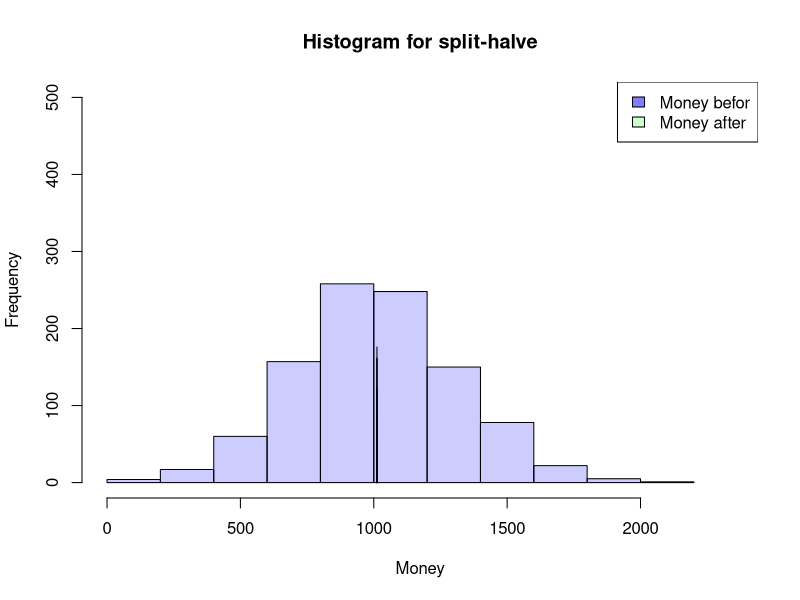
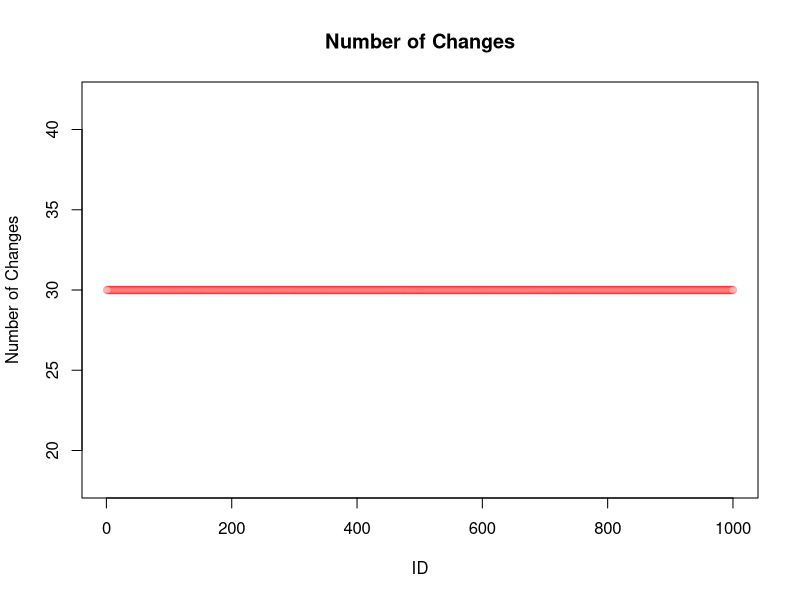
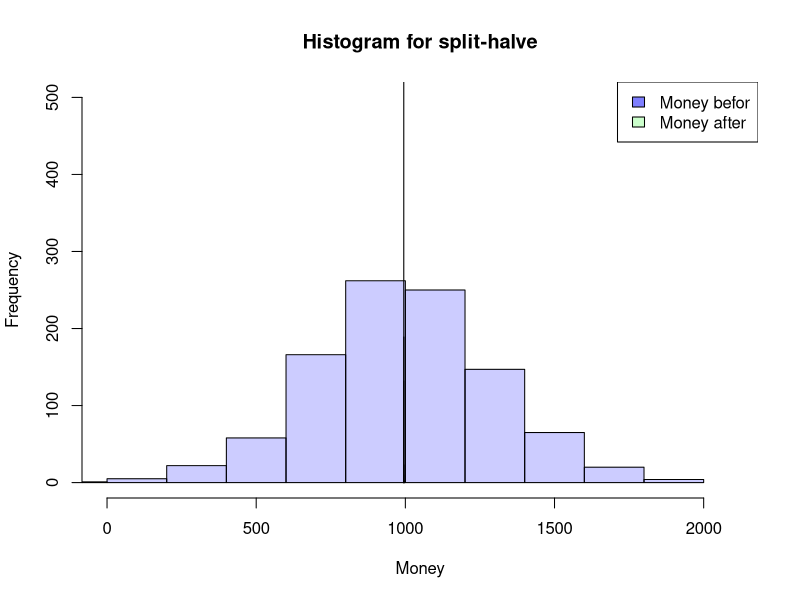
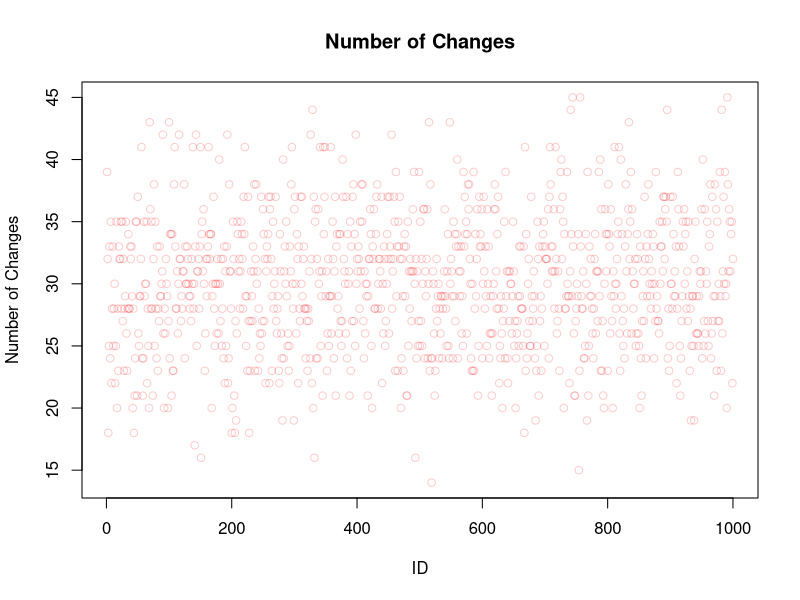
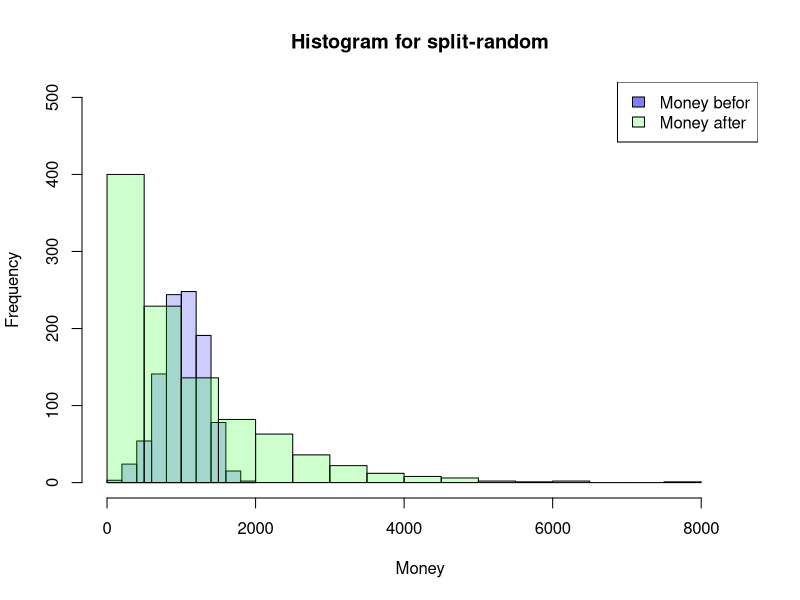
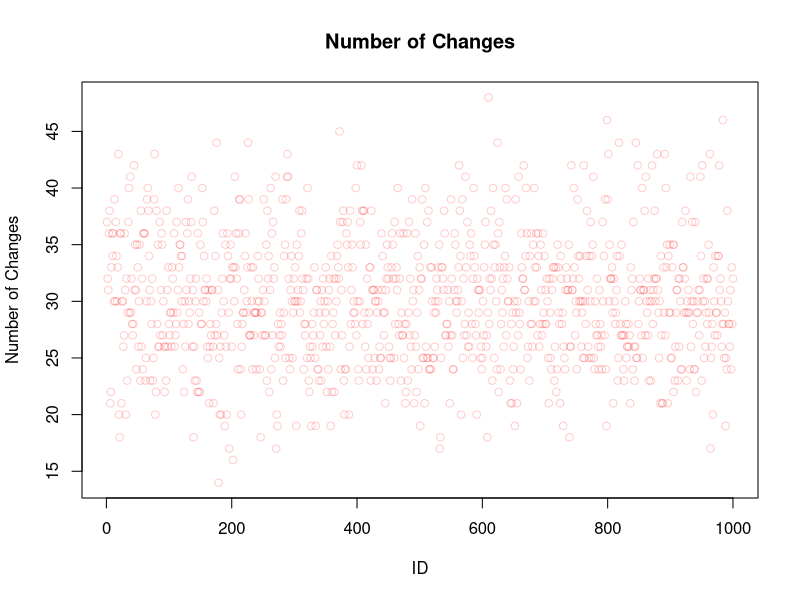
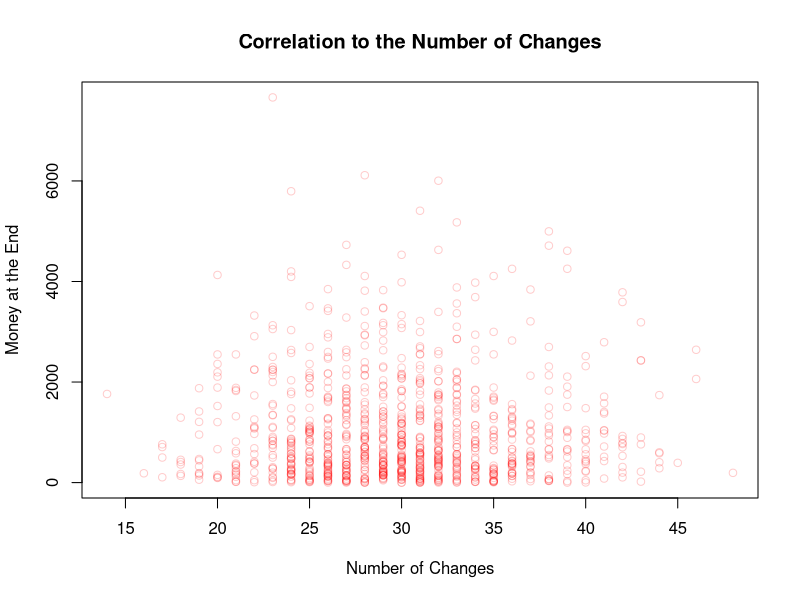
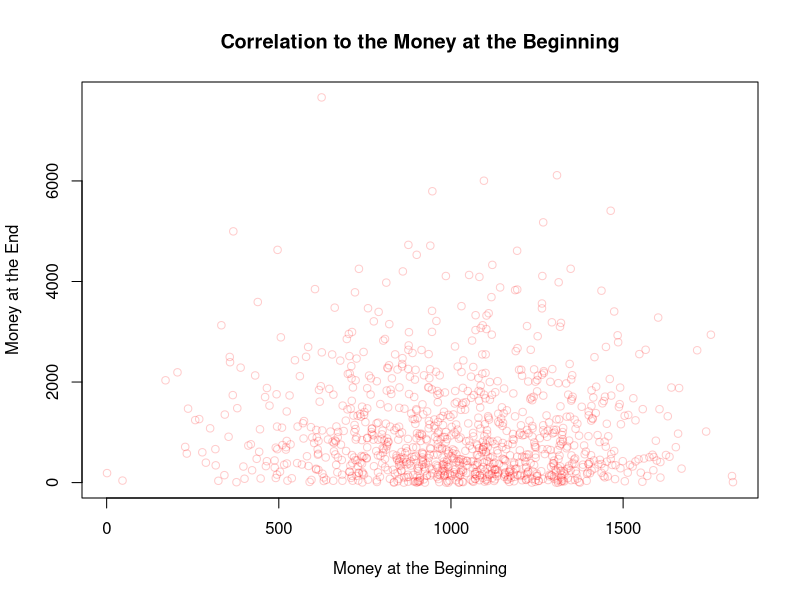

Write R code to recreate these figures, in order.
## ---- chunk 1
SplitHalve <- function(nAgent,maxExchange,Money_mean=1000,Money_sd=300) {
  df <- data.frame(ID=seq(1,nAgent),
                   nE=0,
                   Ms=rnorm(nAgent, mean = Money_mean, sd = Money_sd),
                   MT=0,Me=0)
  df$Me <- df$Ms
  iE <- 1
  while (iE <= maxExchange) {
    df$MT <- df$Me
    rdf <- sample(df[df$nE < iE,"ID"], size=2)
    df[(df$ID == rdf[1] | df$ID == rdf[2]),"nE"] <-
      df[(df$ID == rdf[1] | df$ID == rdf[2]),"nE"]+1
    df[(df$ID == rdf[1] | df$ID == rdf[2]),"Me"] <-
      sum(df[(df$ID == rdf[1] | df$ID == rdf[2]),"MT"])/2
    if (NROW(df[df$nE < iE,"ID"]) < 2) {
      iE <- iE+1
      }
  }
  return(df)
}

## ---- chunk 2
df <- SplitHalve(1000,30)

summary(df)
hist(df$Ms, xlab="Money",main="Histogram for split-halve",
     col=rgb(0,0,1,0.2),
     xlim=c(0,max(c(df$Me,df$Ms)))*1.1,ylim=c(0,nrow(df)/2))
hist(df$Me, col=rgb(0,1,0,0.2),
     add=TRUE)
legend('topright', c('Money befor', 'Money after'),
       fill=c(rgb(0,0,1,0.5), rgb(0,1,0,0.2)))

plot(df$ID,df$nE,main="Number of Changes",
     xlab="ID",ylab="Number of Changes",
     col=rgb(1,0,0,0.2))

## ---- chunk 3
SplitHalve2 <- function(nAgent,maxExchange,Money_mean=1000,Money_sd=300) {
  df <- data.frame(ID=seq(1,nAgent),
                   nE=0,
                   Ms=rnorm(nAgent, mean = Money_mean, sd = Money_sd),
                   MT=0,Me=0)
  df$Me <- df$Ms
  iE <- 1
  while (iE <= maxExchange) {
    df$MT <- df$Me
    rdf <- sample(df$ID, size=2)
    df[(df$ID == rdf[1] | df$ID == rdf[2]),"nE"] <-
      df[(df$ID == rdf[1] | df$ID == rdf[2]),"nE"]+1
    df[(df$ID == rdf[1] | df$ID == rdf[2]),"Me"] <-
      sum(df[(df$ID == rdf[1] | df$ID == rdf[2]),"MT"])/2
    iE <- iE+1
  }
  return(df)
}
## ---- chunk 4
df <- SplitHalve2(1000,15000)

summary(df)
hist(df$Ms, xlab="Money",main="Histogram for split-halve",
     col=rgb(0,0,1,0.2),
     xlim=c(0,max(c(df$Me,df$Ms)))*1.1,ylim=c(0,nrow(df)/2))
hist(df$Me, col=rgb(0,1,0,0.2),
     add=TRUE)
legend('topright', c('Money befor', 'Money after'),
       fill=c(rgb(0,0,1,0.5), rgb(0,1,0,0.2)))

plot(df$ID,df$nE,main="Number of Changes",
     xlab="ID",ylab="Number of Changes",
     col=rgb(1,0,0,0.2))
## ---- chunk 5
SplitRandom <- function(nAgent,maxExchange,Money_mean=1000,Money_sd=300) {
  df <- data.frame(ID=seq(1,nAgent),
                   nE=0,
                   Ms=rnorm(nAgent, mean = Money_mean, sd = Money_sd),
                   MT=0,Me=0)
  df$Me <- df$Ms
  iE <- 1
  while (iE <= maxExchange) {
    df$MT <- df$Me
    rdf <- sample(df$ID, size=2)
    rds <- sample(0:100, size=1)/100
    df[(df$ID == rdf[1] | df$ID == rdf[2]),"nE"] <-
      df[(df$ID == rdf[1] | df$ID == rdf[2]),"nE"]+1
    df[(df$ID == rdf[1] | df$ID == rdf[2]),"Me"] <-
      sum(df[(df$ID == rdf[1] | df$ID == rdf[2]),"MT"])*c(rds,1-rds)
    iE <- iE+1
  }
  return(df)
}

## ---- chunk 6
df <- SplitRandom(1000,15000)

summary(df)
hist(df$Ms, xlab="Money",main="Histogram for split-random",
     col=rgb(0,0,1,0.2),
     xlim=c(0,max(c(df$Me,df$Ms)))*1.1,ylim=c(0,nrow(df)/2))
hist(df$Me, col=rgb(0,1,0,0.2),
     add=TRUE)
legend('topright', c('Money befor', 'Money after'),
       fill=c(rgb(0,0,1,0.5), rgb(0,1,0,0.2)))

plot(df$ID,df$nE,main="Number of Changes",
     xlab="ID",ylab="Number of Changes",
     col=rgb(1,0,0,0.2))
## ---- chunk 7
plot(df$nE,df$Me,main="Correlation to the Number of Changes",
     xlab="Number of Changes",ylab="Money at the End",
     col=rgb(1,0,0,0.2))

plot(df$Ms,df$Me,main="Correlation to the Money at the Beginning",
     xlab="Money at the Beginning",ylab="Money at the End",
     col=rgb(1,0,0,0.2))

plot(df$ID,df$Me,main="Correlation to the ID",
     xlab="ID",ylab="Money at the End",
     col=rgb(1,0,0,0.2))
## ---- chunk 8
SplitRandom2 <- function(nAgent,maxExchange,Money_mean=1000,Money_sd=300) {
  df <- data.frame(ID=seq(1,nAgent),
                   nE=0,
                   Ms=rnorm(nAgent, mean = Money_mean, sd = Money_sd),
                   MT=0,Me=0)
  df$Me <- df$Ms
  iE <- 1
  while (iE <= maxExchange) {
    df$MT <- df$Me
    rdf <- sample(df$ID, size=2)
    rds <- sample(30:70, size=1)/100
    df[(df$ID == rdf[1] | df$ID == rdf[2]),"nE"] <-
      df[(df$ID == rdf[1] | df$ID == rdf[2]),"nE"]+1
    df[(df$ID == rdf[1] | df$ID == rdf[2]),"Me"] <-
      sum(df[(df$ID == rdf[1] | df$ID == rdf[2]),"MT"])*c(rds,1-rds)
    iE <- iE+1
  }
  return(df)
}
## ---- chunk 9
df <- SplitRandom2(1000,15000)

summary(df)
hist(df$Ms, xlab="Money",main="Histogram for split-random (30%-70%)",
     col=rgb(0,0,1,0.2),
     xlim=c(0,max(c(df$Me,df$Ms)))*1.1,ylim=c(0,nrow(df)/2))
hist(df$Me, col=rgb(0,1,0,0.2),
     add=TRUE)
legend('topright', c('Money befor', 'Money after'),
       fill=c(rgb(0,0,1,0.5), rgb(0,1,0,0.2)))
